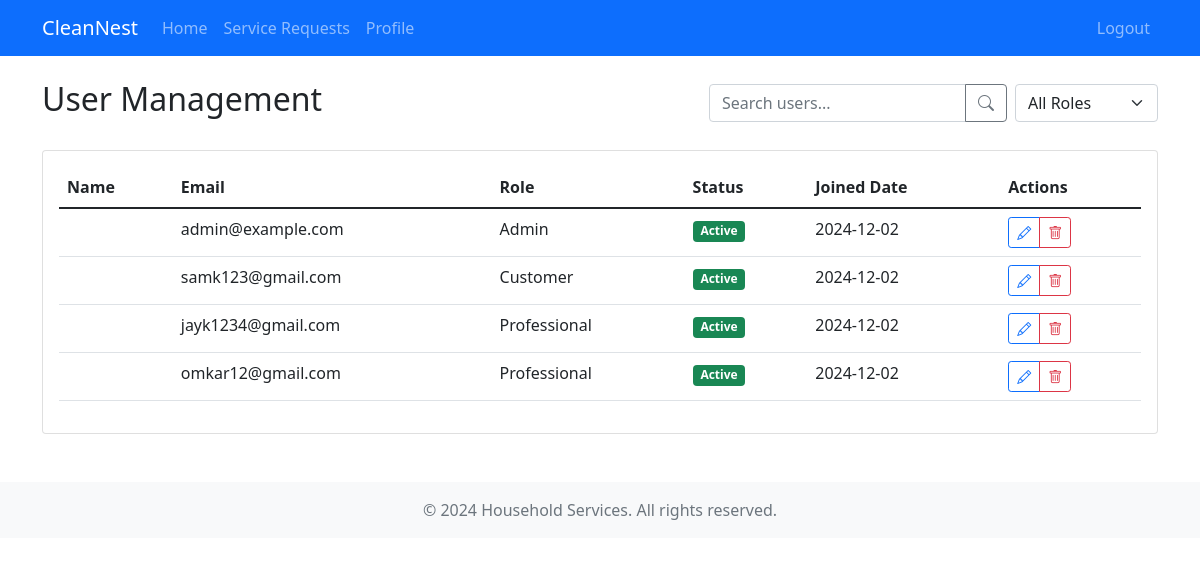
The app's page /admin/users (signed in) with its own data.
### app/models.py (models this page shows, shortened)
class User(UserMixin, db.Model):
    id = db.Column(db.Integer, primary_key=True)
    email = db.Column(db.String(120), unique=True, nullable=False)
    password_hash = db.Column(db.String(128))
    role = db.Column(db.String(20), nullable=False)
    created_at = db.Column(db.DateTime, default=datetime.utcnow)
    customer = db.relationship('Customer', uselist=False, backref='user')
    professional = db.relationship('Professional', uselist=False, backref='user')

### app/admin/routes.py (the view)
@bp.route('/users')
@login_required
def users():
    users = User.query.all()
    return render_template('admin/users.html', users=users)

### app/models.py (called while the page is built)
@login_manager.user_loader
def load_user(id):
    return User.query.get(int(id))

### app/templates/admin/users.html (shortened to what this page needs)
{% extends "base.html" %}
{% block content %}
<div class="d-flex justify-content-between align-items-center mb-4">
    <h2>User Management</h2>
    <div class="d-flex gap-2">
        <div class="input-group">
            <input type="text" class="form-control" id="searchUser" placeholder="Search users...">
            <button class="btn btn-outline-secondary" type="button">
                <i class="bi bi-search"></i>
            </button>
        </div>
        <select class="form-select" style="width: auto;">
            <option value="">All Roles</option>
        </select>
    </div>
</div>
<div class="card">
    <div class="card-body">
        <div class="table-responsive">
            <table class="table table-hover">
                <thead>
                    <tr>
                        <th>Name</th>
                        <th>Email</th>
                        <th>Role</th>
                        <th>Status</th>
                        <th>Joined Date</th>
                        <th>Actions</th>
                    </tr>
                </thead>
                <tbody>
                    {% for user in users %}
                    <tr>
                        <td>{{ user.name }}</td>
                        <td>{{ user.email }}</td>
                        <td>{{ user.role|title }}</td>
                        <td>
                            <span class="badge bg-{{ 'success' if user.is_active else 'danger' }}">
                                {{ 'Active' if user.is_active else 'Inactive' }}
                            </span>
                        </td>
                        <td>{{ user.created_at.strftime('%Y-%m-%d') }}</td>
                        <td>
                            <div class="btn-group">
                                <button type="button" class="btn btn-sm btn-outline-primary"
                                        data-bs-toggle="modal" data-bs-target="#editUser{{ user.id }}">
                                    <i class="bi bi-pencil"></i>
                                </button>
                                <button type="button" class="btn btn-sm btn-outline-danger"
                                        data-bs-toggle="modal" data-bs-target="#deleteUser{{ user.id }}">
                                    <i class="bi bi-trash"></i>
                                </button>
                            </div>
                        </td>
                    </tr>
                    {% endfor %}
                </tbody>
            </table>
        </div>
    </div>
</div>
{% endblock %}

### app/templates/base.html (shortened to what this page needs)
<!DOCTYPE html>
<html lang="en">
<head>
    <link href="https://cdn.jsdelivr.net/npm/bootstrap@5.1.3/dist/css/bootstrap.min.css" rel="stylesheet">
    <link rel="stylesheet" href="https://cdn.jsdelivr.net/npm/bootstrap-icons@1.8.1/font/bootstrap-icons.css">
</head>
<body>
    <nav class="navbar navbar-expand-lg navbar-dark bg-primary">
        <div class="container">
            <a class="navbar-brand" href="{% if current_user.role == 'admin' %}{{ url_for('admin.home') }}{% elif current_user.role == 'professional' %}{{ url_for('professional.home') }}{% else %}{{ url_for('customer.home') }}{% endif %}">CleanNest</a>
            <div class="collapse navbar-collapse" id="navbarNav">
                <ul class="navbar-nav me-auto">
                    {% if current_user.is_authenticated %}
                        {% if current_user.role == 'admin' %}
                            <li class="nav-item">
                                <a class="nav-link" href="{{ url_for('admin.home') }}">Home</a>
                            </li>
                            <li class="nav-item">
                                <a class="nav-link" href="{{ url_for('admin.users') }}">Users</a>
                            </li>
                            <li class="nav-item">
                                <a class="nav-link" href="{{ url_for('admin.services') }}">Services</a>
                            </li>
                        {% elif current_user.role == 'professional' %}
                            <li class="nav-item">
                                <a class="nav-link" href="{{ url_for('professional.home') }}">Home</a>
                            </li>
                            <li class="nav-item">
                                <a class="nav-link" href="{{ url_for('professional.requests') }}">Service Requests</a>
                            </li>
                            <li class="nav-item">
                                <a class="nav-link" href="{{ url_for('professional.profile') }}">Profile</a>
                            </li>
                        {% endif %}
                    {% endif %}
                </ul>
                <ul class="navbar-nav">
                    {% if current_user.is_authenticated %}
                        <li class="nav-item">
                            <a class="nav-link" href="{{ url_for('auth.login') }}">Logout</a>
                        </li>
                    {% endif %}
                </ul>
            </div>
        </div>
    </nav>
    <div class="container mt-4">
        {% block content %}{% endblock %}
    </div>
    <footer class="footer mt-5 py-3 bg-light">
        <div class="container text-center">
            <span class="text-muted">© 2024 Household Services. All rights reserved.</span>
        </div>
    </footer>
</body>
</html>

### records on screen
User: email "admin@example.com", role "Admin", is_active "Active", created_at "2024-12-02"
User: email "samk123@gmail.com", role "Customer", is_active "Active", created_at "2024-12-02"
User: email "jayk1234@gmail.com", role "Professional", is_active "Active", created_at "2024-12-02"
User: email "omkar12@gmail.com", role "Professional", is_active "Active", created_at "2024-12-02"
